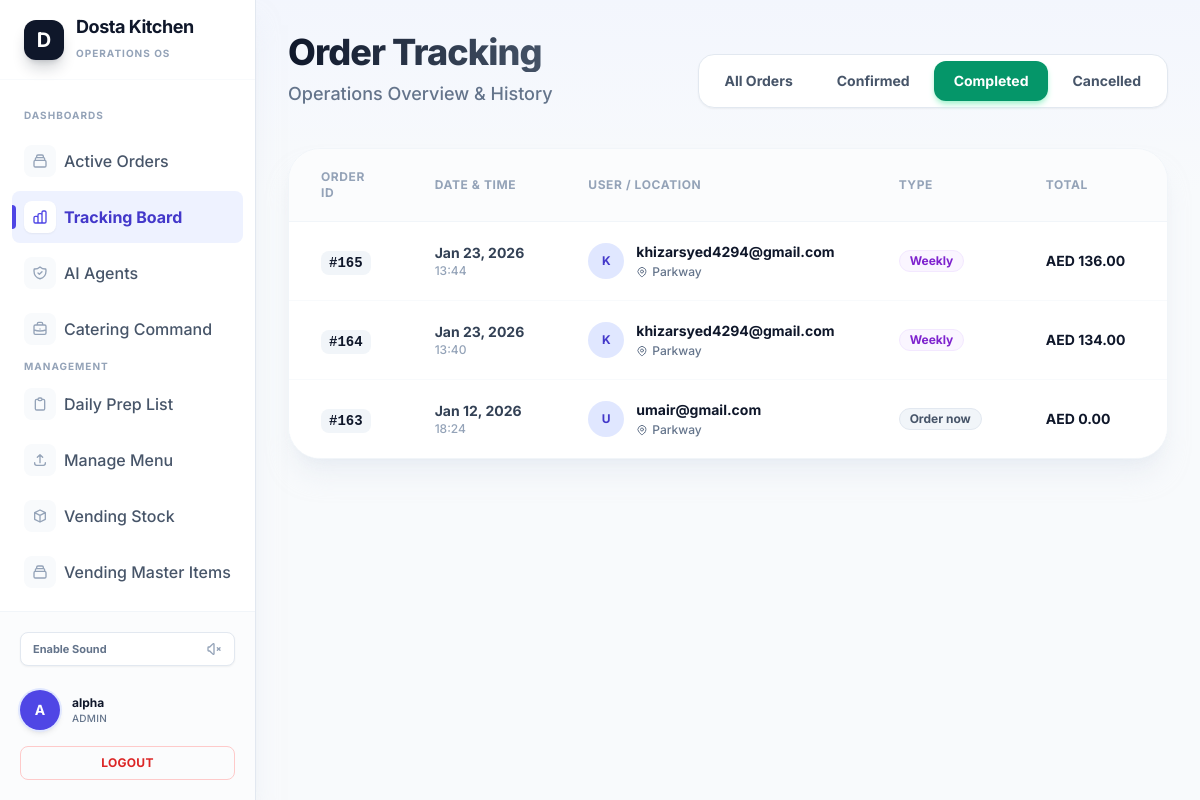
Page /kitchen/tracking/?status=COMPLETED (signed in) on the earlier database version.
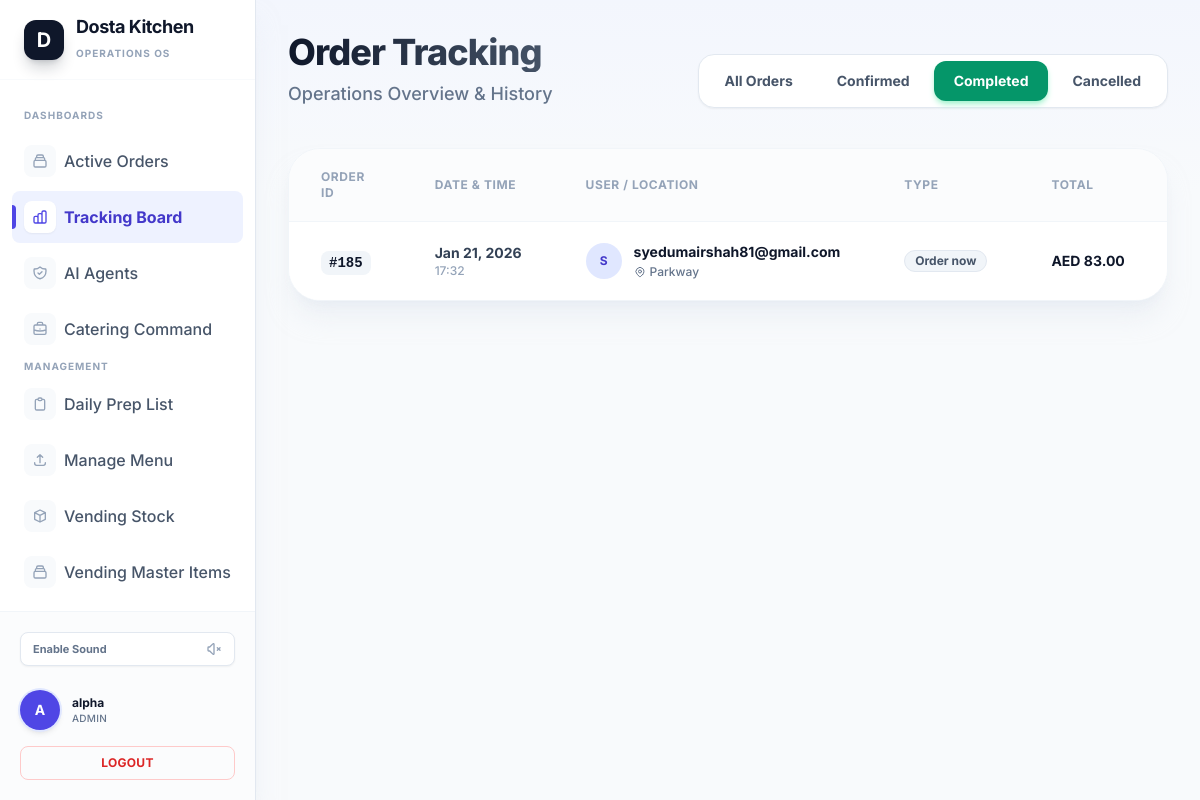
Same page on the later database version.
### vending/models.py (models this page shows, shortened)
class Order(models.Model):
    user = models.ForeignKey(settings.AUTH_USER_MODEL, related_name="orders", on_delete=models.CASCADE)
    location = models.ForeignKey(VendingLocation, related_name="orders", on_delete=models.PROTECT)
    plan_type = models.CharField(max_length=20, choices=PlanType.choices)
    plan_subtype = models.CharField(max_length=20, choices=PlanSubType.choices, default=PlanSubType.NONE)
    pickup_type = models.CharField(max_length=20, choices=PickupType.choices, null=True, blank=True)
    pickup_date = models.DateField(null=True, blank=True)
    pickup_slot = models.ForeignKey(PickupTimeSlot, related_name="orders", on_delete=models.SET_NULL, null=True, blank=True)
    status = models.CharField(max_length=20, choices=OrderStatus.choices, default=OrderStatus.DRAFT)
    current_step = models.PositiveSmallIntegerField(default=1)
    total_amount = models.DecimalField(max_digits=10, decimal_places=2, default=0.00)
    pickup_code = models.CharField(max_length=50, blank=True, null=True)
    qr_code_url = models.URLField(max_length=500, blank=True, null=True)
    created_at = models.DateTimeField(auto_now_add=True)
    @property
    def is_weekly(self):
        return self.plan_subtype == PlanSubType.WEEKLY
    @property
    def is_monthly(self):
        return self.plan_subtype == PlanSubType.MONTHLY

class VendingLocation(models.Model):
    name = models.CharField(max_length=255)
    info = models.CharField(max_length=255)
    hours = models.CharField(max_length=255, blank=True)
    latitude = models.DecimalField(max_digits=9, decimal_places=6)
    longitude = models.DecimalField(max_digits=9, decimal_places=6)
    serial_number = models.CharField(max_length=255, blank=True, null=True)
    is_active = models.BooleanField(default=True)
    created_at = models.DateTimeField(auto_now_add=True)

### kitchen/views.py (the view)
# urls.py: path('tracking/', views.TrackingView.as_view(), name='tracking_dashboard'),
class TrackingView(LoginRequiredMixin, UserPassesTestMixin, ListView):
    model = Order
    template_name = 'kitchen/tracking.html'
    context_object_name = 'orders'
    def test_func(self):
        return is_kitchen_admin(self.request.user)
    ordering = ['-created_at']
    def get_queryset(self):
        qs = Order.objects.all().order_by('-created_at')
        status_filter = self.request.GET.get('status')
        if status_filter:
            qs = qs.filter(status=status_filter)
        return qs

### kitchen/views.py (called while the page is built)
def is_kitchen_admin(user):
    return user.is_authenticated and (user.is_staff or user.is_superuser)

### kitchen/templates/kitchen/tracking.html (shortened to what the changed rows need)
{% extends 'kitchen/base.html' %} {% block content %}
<div class="max-w-7xl mx-auto pb-12 animate-fade-in-up">
 <div
  class="flex flex-col md:flex-row md:items-end justify-between gap-6 mb-10">
  <div>
   <h2
    class="text-4xl font-extrabold text-transparent bg-clip-text bg-gradient-to-r from-slate-900 to-slate-600 tracking-tight">
   </h2>
  </div>
 </div>
 <div
  class="bg-white rounded-[2rem] shadow-xl shadow-slate-200/50 border border-slate-100 overflow-hidden">
  <div class="overflow-x-auto">
   <table class="min-w-full divide-y divide-slate-100">
    <thead>
     <tr class="bg-slate-50/50">
      <th
       scope="col"
       class="px-8 py-5 text-left text-xs font-bold text-slate-400 uppercase tracking-wider">
       Order ID
      </th>
      <th
       scope="col"
       class="px-8 py-5 text-left text-xs font-bold text-slate-400 uppercase tracking-wider">
       Date & Time
      </th>
      <th
       scope="col"
       class="px-8 py-5 text-left text-xs font-bold text-slate-400 uppercase tracking-wider">
       User / Location
      </th>
      <th
       scope="col"
       class="px-8 py-5 text-left text-xs font-bold text-slate-400 uppercase tracking-wider">
       Type
      </th>
      <th
       scope="col"
       class="px-8 py-5 text-left text-xs font-bold text-slate-400 uppercase tracking-wider">
       Total
      </th>
      <th
       scope="col"
       class="px-8 py-5 text-left text-xs font-bold text-slate-400 uppercase tracking-wider">
      </th>
     </tr>
    </thead>
    <tbody class="bg-white divide-y divide-slate-50">
     {% for order in orders %}
     <tr class="group hover:bg-slate-50/80 transition-all duration-200">
      <td class="px-8 py-5 whitespace-nowrap">
       <span
        class="font-mono text-sm font-bold text-slate-900 bg-slate-100 px-2 py-1 rounded-lg"
        >#{{ order.id }}</span
       >
      </td>
      <td class="px-8 py-5 whitespace-nowrap">
       <div class="flex flex-col">
        <span class="text-sm font-bold text-slate-700"
         >{{ order.created_at|date:"M d, Y" }}</span
        >
        <span class="text-xs text-slate-400 font-medium"
         >{{ order.created_at|date:"H:i" }}</span
        >
       </div>
      </td>
      <td class="px-8 py-5 whitespace-nowrap">
       <div class="flex items-center">
        <div
         class="h-9 w-9 rounded-full bg-indigo-100 flex-shrink-0 flex items-center justify-center text-indigo-700 font-bold text-xs mr-3">
         {{ order.user.username|make_list|first|upper }}
        </div>
        <div>
         <div class="text-sm font-bold text-slate-900">
          {{ order.user.email|default:order.user.username }}
         </div>
         <div
          class="text-xs text-slate-500 font-medium flex items-center mt-0.5">
          {{ order.location.name }}
         </div>
        </div>
       </div>
      </td>
      <td
       class="px-8 py-5 whitespace-nowrap text-sm text-slate-600 font-medium">
       {% if order.is_weekly %}
       <span
        class="inline-flex items-center px-2.5 py-0.5 rounded-full text-xs font-bold bg-purple-50 text-purple-700 border border-purple-100">
        Weekly
       </span>
       {% elif order.is_monthly %}
       <span
        class="inline-flex items-center px-2.5 py-0.5 rounded-full text-xs font-bold bg-indigo-50 text-indigo-700 border border-indigo-100">
        Monthly
       </span>
       {% else %}
       <span
        class="inline-flex items-center px-2.5 py-0.5 rounded-full text-xs font-bold bg-slate-100 text-slate-600 border border-slate-200">
        {{ order.get_plan_type_display }}
       </span>
       {% endif %}
      </td>
      <td class="px-8 py-5 whitespace-nowrap text-sm font-bold text-slate-900">
       AED {{ order.total_amount }}
      </td>
      <td class="px-8 py-5 whitespace-nowrap">
      </td>
     </tr>
     {% endfor %}
    </tbody>
   </table>
  </div>
 </div>
</div>
{% endblock %}

Differences in the rows shown:
no longer on this page (row edited): Order: id "165", created_at "Jan 23, 2026", created_at "13:44", user.username|make_list "K", user.email "khizarsyed4294@gmail.com", location.name "Parkway", plan_subtype "Weekly", total_amount "136.00"
no longer on this page (row edited): Order: id "164", created_at "Jan 23, 2026", created_at "13:40", user.username|make_list "K", user.email "khizarsyed4294@gmail.com", location.name "Parkway", plan_subtype "Weekly", total_amount "134.00"
no longer on this page (row edited): Order: id "163", created_at "Jan 12, 2026", created_at "18:24", user.username|make_list "U", user.email "umair@gmail.com", location.name "Parkway", plan_type "Order now", total_amount "0.00"
added Order: id "185", created_at "Jan 21, 2026", created_at "17:32", user.username|make_list "S", user.email "syedumairshah81@gmail.com", location.name "Parkway", plan_type "Order now", total_amount "83.00"
